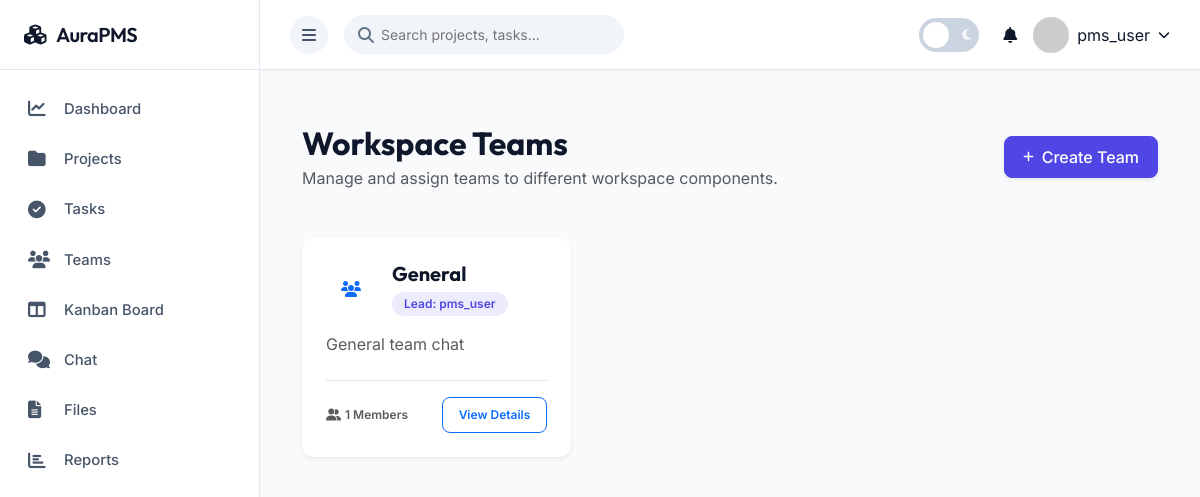
The page /teams/ (signed in) on the database its author committed.
### apps/accounts/models.py (models this page shows, shortened)
class User(AbstractUser):
    ROLE_CHOICES = [
        ('SUPER_ADMIN', 'Super Admin'),
        ('PROJECT_MANAGER', 'Project Manager'),
        ('EMPLOYEE', 'Employee'),
    ]
    role = models.CharField(max_length=20, choices=ROLE_CHOICES, default='EMPLOYEE')
    phone = models.CharField(max_length=15, blank=True)
    profile_picture = models.ImageField(upload_to='profiles/', null=True, blank=True)
    department = models.CharField(max_length=100, blank=True)
    designation = models.CharField(max_length=100, blank=True)
    date_joined = models.DateTimeField(auto_now_add=True)
    is_active = models.BooleanField(default=True)
    last_login_ip = models.GenericIPAddressField(null=True, blank=True)
    class Meta:
        db_table = 'users'

### apps/teams/models.py (models this page shows, shortened)
class Team(models.Model):
    name = models.CharField(max_length=100)
    description = models.TextField(blank=True)
    team_lead = models.ForeignKey(User, on_delete=models.CASCADE, related_name='led_teams')
    members = models.ManyToManyField(User, related_name='teams', blank=True)
    created_at = models.DateTimeField(auto_now_add=True)
    updated_at = models.DateTimeField(auto_now=True)
    @property
    def member_count(self):
        return self.members.count()
    class Meta:
        ordering = ['name']

### apps/teams/views.py (the view)
# urls.py: path('', views.team_list, name='team_list'),
@login_required
def team_list(request):
    if request.user.role == 'SUPER_ADMIN':
        teams = Team.objects.all()
    else:
        teams = Team.objects.filter(members=request.user)
    paginator = Paginator(teams, 10)
    page_number = request.GET.get('page')
    page_obj = paginator.get_page(page_number)
    context = {
        'teams': page_obj,
        'total_teams': teams.count(),
    }
    return render(request, 'teams/team_list.html', context)

### apps/accounts/context_processors.py (called while the page is built)
def user_teams(request):
    if request.user.is_authenticated:
        teams = Team.objects.filter(members=request.user)
        return {'user_teams': teams}
    return {'user_teams': []}

### templates/teams/team_list.html (shortened to what this page needs)
{% extends 'base.html' %}
{% load static %}
{% block content %}
<div class="container-fluid py-4">
    <div class="d-flex justify-content-between align-items-center mb-4 flex-wrap gap-3">
        <div>
            <h2 class="fw-bold mb-1" style="font-family: 'Outfit', sans-serif;">Workspace Teams</h2>
            <p class="text-muted font-14 mb-0">Manage and assign teams to different workspace components.</p>
        </div>
        <a href="{% url 'team_create' %}" class="btn btn-primary shadow-sm d-flex align-items-center gap-2">
            <i class="fas fa-plus font-12"></i> Create Team
        </a>
    </div>
    <div class="row g-4 mt-2">
        {% for team in teams %}
            <div class="col-lg-4 col-md-6 col-sm-12">
                <div class="card h-100 border-0 shadow-sm team-card" style="transition: transform 0.2s ease, box-shadow 0.2s ease;">
                    <div class="card-body p-4 d-flex flex-column">
                        <div class="d-flex align-items-center gap-3 mb-3">
                            <div class="rounded-circle bg-primary-light d-flex align-items-center justify-content-center text-primary" style="width: 50px; height: 50px; flex-shrink: 0;">
                                <i class="fas fa-users font-20"></i>
                            </div>
                            <div>
                                <h5 class="fw-bold text-dark-mode-light mb-1" style="font-family: 'Outfit', sans-serif;">{{ team.name }}</h5>
                                <span class="badge bg-badge-primary font-10">Lead: {{ team.team_lead.get_full_name|default:team.team_lead.username }}</span>
                            </div>
                        </div>
                        <p class="text-muted font-13 mb-4 text-truncate-3" style="max-height: 60px; overflow: hidden; line-height: 1.5;">
                            {{ team.description|default:"No description provided for this team workspace." }}
                        </p>
                        <div class="mt-auto pt-3 border-top border-color d-flex justify-content-between align-items-center">
                            <span class="font-12 text-muted fw-semibold">
                                <i class="fas fa-user-friends me-1"></i>{{ team.member_count }} Members
                            </span>
                            <a href="{% url 'team_detail' team.id %}" class="btn btn-outline-primary btn-sm px-3 font-12 fw-semibold">
                                View Details
                            </a>
                        </div>
                    </div>
                </div>
            </div>
        {% endfor %}
    </div>
</div>
{% endblock %}

### templates/base.html (shortened to what this page needs)
<!DOCTYPE html>
<html lang="en">
<head>
    <link href="https://cdn.jsdelivr.net/npm/bootstrap@5.3.0/dist/css/bootstrap.min.css" rel="stylesheet">
    <link rel="stylesheet" href="https://cdnjs.cloudflare.com/ajax/libs/font-awesome/6.4.0/css/all.min.css">
    <link href='https://cdn.jsdelivr.net/npm/fullcalendar@5.11.3/main.min.css' rel='stylesheet' />
    {% load static %}
    <link rel="stylesheet" href="{% static 'css/style.css' %}">
</head>
<body>
    <div class="sidebar">
        <div class="sidebar-header">
            <h3><i class="fas fa-cubes text-indigo-500"></i> <span>AuraPMS</span></h3>
        </div>
        <div class="sidebar-menu">
            <a href="{% url 'dashboard' %}" class="menu-item">
                <i class="fas fa-chart-line"></i> <span>Dashboard</span>
            </a>
            <a href="{% url 'project_list' %}" class="menu-item">
                <i class="fas fa-folder"></i> <span>Projects</span>
            </a>
            <a href="{% url 'task_list' %}" class="menu-item">
                <i class="fas fa-check-circle"></i> <span>Tasks</span>
            </a>
            <a href="{% url 'team_list' %}" class="menu-item">
                <i class="fas fa-users"></i> <span>Teams</span>
            </a>
            <a href="{% url 'kanban_board' %}" class="menu-item">
                <i class="fas fa-columns"></i> <span>Kanban Board</span>
            </a>
            <a href="{% url 'chat_room' team_id=1 %}" class="menu-item">
                <i class="fas fa-comments"></i> <span>Chat</span>
            </a>
            <a href="{% url 'file_list' %}" class="menu-item">
                <i class="fas fa-file-alt"></i> <span>Files</span>
            </a>
            <a href="{% url 'reports_dashboard' %}" class="menu-item">
                <i class="fas fa-chart-bar"></i> <span>Reports</span>
            </a>
        </div>
    </div>
    <div class="main-content">
        <nav class="navbar">
            <div class="d-flex align-items-center gap-3">
                <button class="btn btn-icon" id="sidebarToggle">
                    <i class="fas fa-bars"></i>
                </button>
                <div class="nav-search">
                    <i class="fas fa-search"></i>
                    <input type="text" placeholder="Search projects, tasks...">
                </div>
            </div>
            <div class="nav-icons align-items-center">
                <div class="theme-switch-wrapper me-2">
                    <label class="theme-switch" for="darkModeToggle">
                        <div class="slider round">
                            <i class="fas fa-sun text-warning font-12"></i>
                            <i class="fas fa-moon text-light font-12"></i>
                        </div>
                    </label>
                </div>
                <div class="notification-dropdown position-relative dropdown" id="notificationDropdownBtn">
                    <div data-bs-toggle="dropdown" class="cursor-pointer">
                        <i class="fas fa-bell"></i>
                        <span class="badge" id="notificationCount">0</span>
                    </div>
                </div>
                <div class="user-dropdown dropdown">
                    <div class="d-flex align-items-center gap-2 cursor-pointer" id="userMenuBtn" data-bs-toggle="dropdown">
                        {% if request.user.profile_picture %}
                            <img src="{{ request.user.profile_picture.url }}" alt="User">
                        {% else %}
                            <img src="https://via.placeholder.com/40" alt="User">
                        {% endif %}
                        <span class="d-none d-md-inline">{{ request.user.username }}</span>
                        <i class="fas fa-chevron-down font-12"></i>
                    </div>
                </div>
            </div>
        </nav>
        <div class="content">
            {% block content %}{% endblock %}
        </div>
    </div>
</body>
</html>

### templates/teams/team_list.html (style rules this page uses)
.text-truncate-3 { display: -webkit-box; -webkit-line-clamp: 3; -webkit-box-orient: vertical; overflow: hidden; text-overflow: ellipsis; }

### rows shown on the page
User: user.username "pms_user"
Team: name "General", team_lead.get_full_name "pms_user", description "General team chat", member_count "1"
